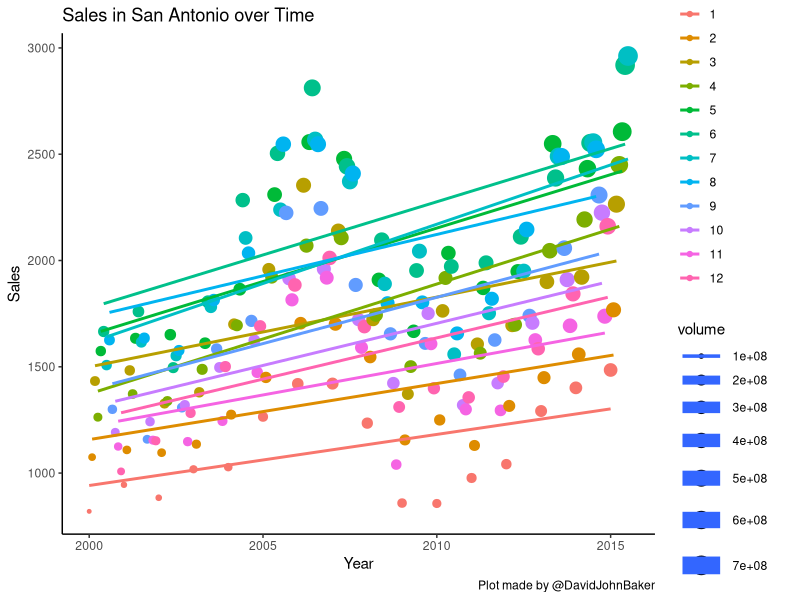
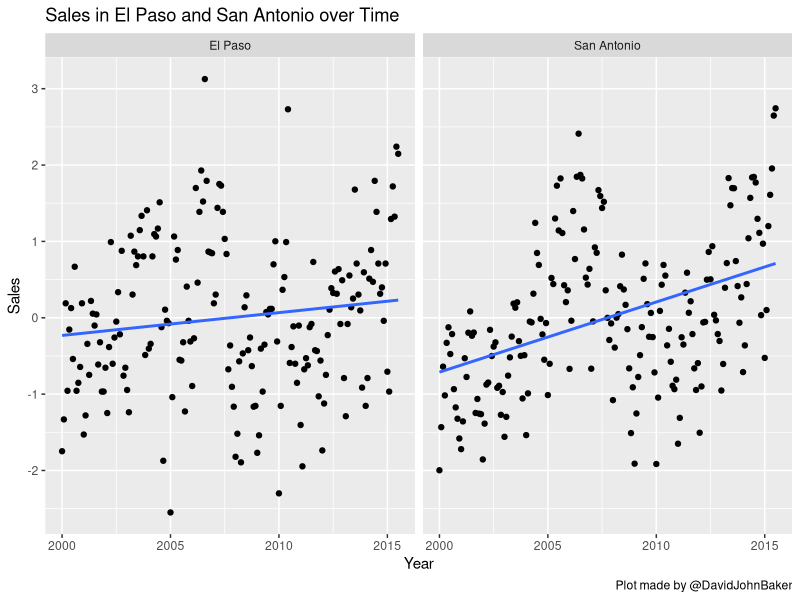
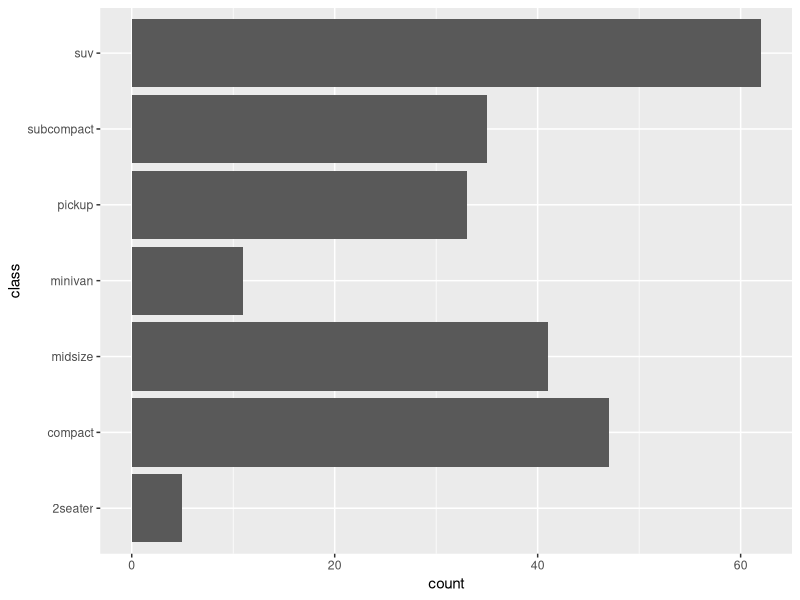
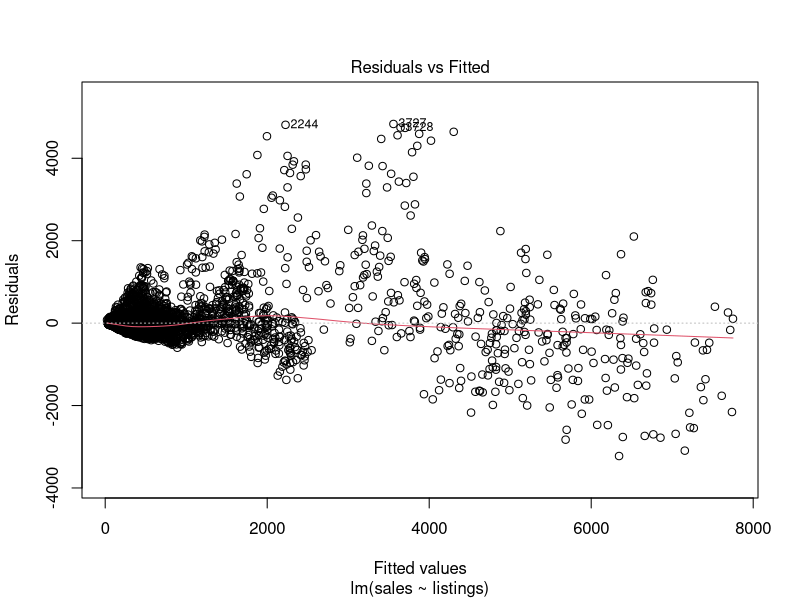
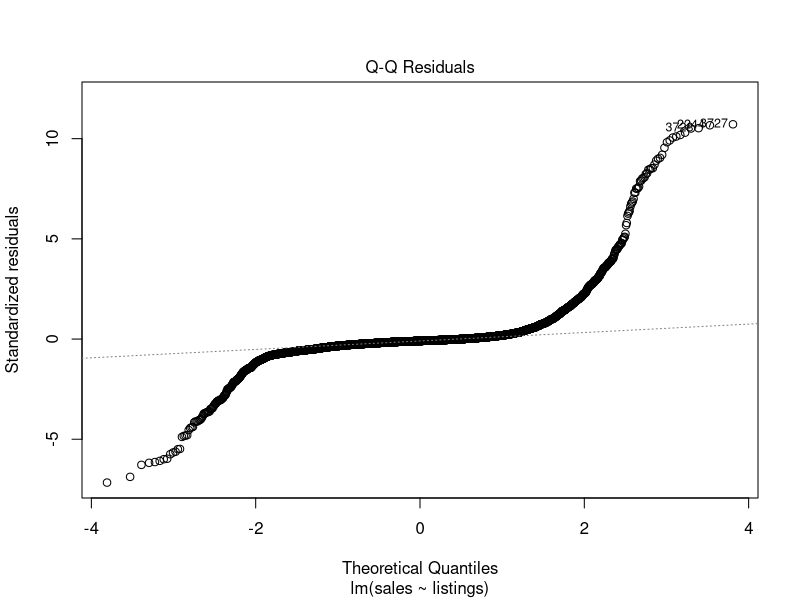
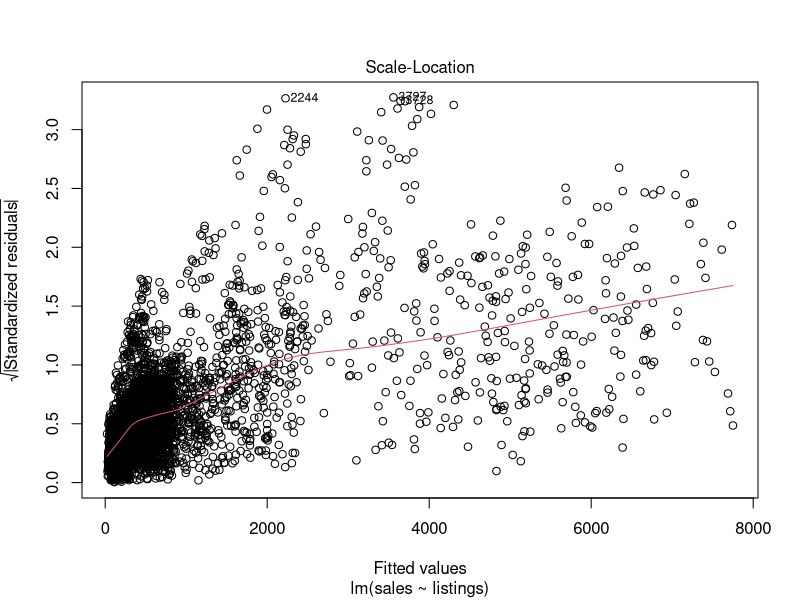
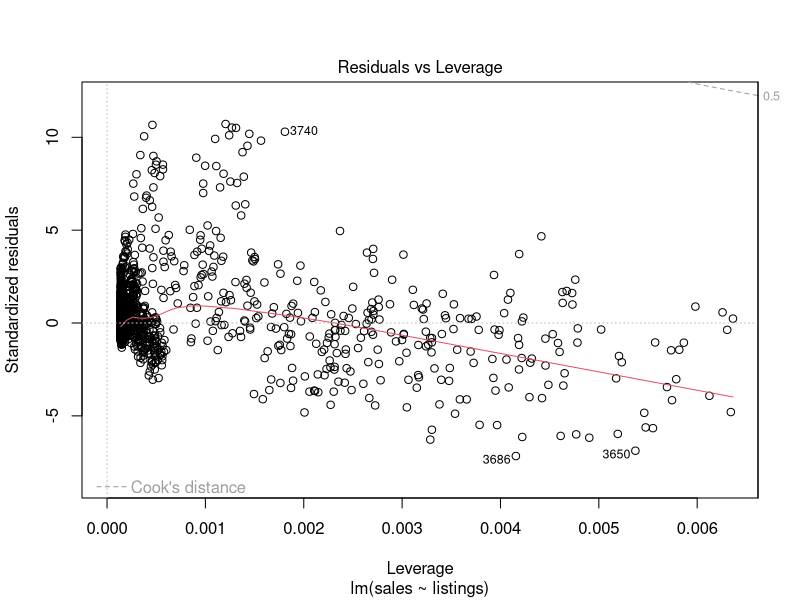
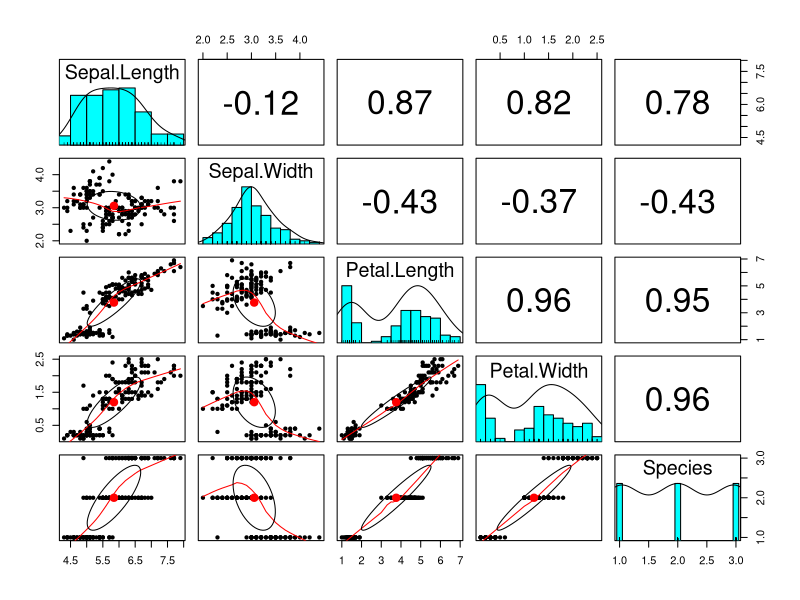

The R script that drew these images, in order:
#--------------------------------------------------
# Texas Analysis Script 
# David John Baker
# Feb 24th 
#--------------------------------------------------
library(tidyverse)
#--------------------------------------------------
# Import data 

# would go here 

#--------------------------------------------------
# Check structure of data 
str(txhousing)

#--------------------------------------------------
# Create a table with only the the first four counties in the dataset.

txhousing %>% 
  select(city,sales:median)

txhousing %>%
  select(city) %>%
  unique()

txhousing %>%
  select(city) %>%
  table()

#--------------------------------------------------
# fn + shift + command + M = %>%
#--------------------------------------------------
# Create a table with only the the first four counties in the dataset.

# Create any new table using a single logical operator

txhousing %>%
  filter(city == "Dallas") %>%
  filter(sales >= 150)

# Create a table with a two logical operators
# Create a table that has no observations from either Paris or Waco.

txhousing %>%
  filter(city != "Paris" | city != "Waco")

# Create a new variable based on two other variables

txhousing

txhousing %>%
  mutate(lVol = log10(volume), garbage = volume/sales)

# Find the month with the highest average scales in Tyler 
# county for the year 2015

txhousing %>%
  select(city, sales, year, month) %>%
  filter(city == "Tyler") %>%
  filter(year == "2015") %>%
  filter(sales == max(sales))

txhousing %>%
  select(city, sales, year, month) %>%
  filter(city == "Tyler") %>%
  filter(year == 2015) %>%
  arrange(-sales)
  
# Create a table with data from Austin and Galveston, 
# using only the last three years of the dataset. 
# Group the sales by city and then calculate z scores for each county.

range(txhousing$year)
# 2015, 2014 , 2013

txhousing %>%
  filter(city == "Austin" | city == "Galveston") %>%
  filter(year >= 2013) %>%
  group_by(city) %>%
  mutate(zSales = scale(sales))


txhousing %>%
  select(year, sales) %>%
  group_by(year) %>%
  mutate(log_sales = log(sales), 
         growth = log_sales - lag(log_sales),
         growth_rate = growth * 100) 


#======================================================================================================
# Making Plots 

txhousing %>%
  filter(city == "San Antonio") %>%
  ggplot(aes(x = date, y = sales, color = as.factor(month), size = volume)) +
  geom_point() + 
  geom_smooth(se = FALSE, method = "lm") +
  labs(title = "Sales in San Antonio over Time",    
       x = "Year",
       y = "Sales", 
       caption = "Plot made by @DavidJohnBaker") +
  theme_classic()

txhousing %>%
  filter(city == "San Antonio" | city == "El Paso") %>%
  group_by(city) %>%
  mutate(zSales = scale(sales)) %>%
  ggplot(aes(x = date, y = zSales,
             label = month)) +
  geom_point() + 
  geom_smooth(method = "lm", se = FALSE) +
  guides(fill=FALSE) +
  labs(title = "Sales in El Paso and San Antonio over Time",    
       x = "Year",
       y = "Sales", 
       caption = "Plot made by @DavidJohnBaker") +
  facet_wrap(~ city)
  theme_classic()

#--------------------------------------------------
# Bar Plots (google!)
g <- ggplot(mpg, aes(class))
# Number of cars in each class:
g + geom_bar() + coord_flip()


options(scipen = 999) # Remove Scientfic notation from R 
model_1 <- lm(sales ~ listings, data = txhousing)
summary(model_1)

plot(model_1)

model_1$coefficients

model_1$residuals

model_1$effects

model_1$rank

txhousing %>%
  str()

#--------------------------------------------------
# Recasting Factors (numeric, integer)

txhousing %>%
  mutate(city_factor = as.factor(city)) %>%
  str()

#--------------------------------------------------
# Renaming

txhousing %>%
  rename(Citayy = city)

tx_housing_with_awful_names <- txhousing %>%
  rename(Citayy = city)

#--------------------------------------------------
# Pairs Plots 
library(psych)
pairs.panels(iris)













